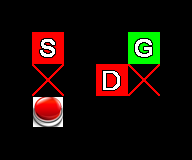

Tiled map render using the project's own tile images. Description and the whole map definition, tile-layer contents included, below:
An orthogonal 6x5 tile map with 32x32 px tiles, 1 tile layer (Kachelebene 2), 2 hidden layers not drawn.

<map version="1.0" orientation="orthogonal" width="6" height="5" tilewidth="32" tileheight="32">
 <properties>
  <property name="ReplicantsImitating" value="0" />
  <property name="ReplicantsNormal" value="99" />
  <property name="Text" value="Move your mouse to look around. Use wasd to move. Place Replicants by clicking." />
  <property name="Text1" value="Test \n Test" />
  <property name="Text2" value="" />
  <property name="Text3" value="" />
  <property name="Text4" value="" />
  <property name="Text5" value="" />
 </properties>
 <tileset firstgid="1" name="ReplicaTileset" tilewidth="32" tileheight="32">
  <image source="ReplicaTileset.png" width="320" height="128" />
 </tileset>
 <layer name="Tile Layer 1" width="6" height="5" visible="0">
  <data encoding="csv">
1,1,1,1,1,1,
1,1,1,1,1,1,
1,1,1,1,1,1,
1,1,1,1,1,1,
1,1,1,1,1,1
</data>
 </layer>
 <layer name="Kachelebene 2" width="6" height="5">
  <data encoding="csv">
1,1,1,1,1,1,
1,2,0,1,3,1,
1,13,0,7,13,1,
1,4,0,1,1,1,
1,1,1,1,1,1
</data>
 </layer>
 <layer name="Tile Layer 3" width="6" height="5" visible="0">
  <data encoding="csv">
1,1,1,1,1,0,
1,1,1,1,1,0,
1,1,1,1,1,0,
1,1,1,1,1,0,
1,1,1,1,1,0
</data>
 </layer>
</map>
